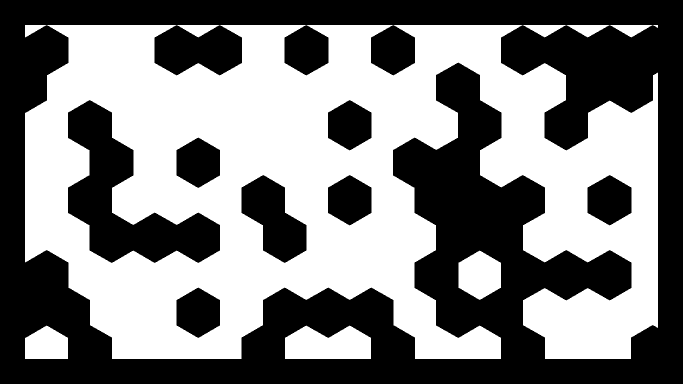
#> input picture HW1-Path Planning/data/map1/map.png, 1366 x 768 px (shown at 1/2 size)
$ python main.py
#> lines starting #> are read from the running program, lines starting #| are printed output that depends on the picture; after the words box and inside, x2 and y2 are one past the last pixel; in counts of white or black regions, pixels touching at a corner belong together
### HW1-Path Planning/path_planning/planner_utils.py
from typing import Iterable

import cv2
import numpy as np
from numpy.typing import NDArray

from .primitives import PathNode


iteration_limit = 1000000

# https://rosettacode.org/wiki/Bitmap/Bresenham%27s_line_algorithm
def bresenham(
    x0:int,
    x1:int,
    y0:int,
    y1:int
) -> list[tuple[int, int]]:
    rec = []
    dx = abs(x1 - x0)
    dy = abs(y1 - y0)
    x, y = x0, y0
    sx = -1 if x0 > x1 else 1
    sy = -1 if y0 > y1 else 1
    if dx > dy:
        err = dx / 2.0
        while x != x1:
            rec.append((x, y))
            err -= dy
            if err < 0:
                y += sy
                err += dx
            x += sx
    else:
        err = dy / 2.0
        while y != y1:
            rec.append((x, y))
            err -= dx
            if err < 0:
                x += sx
                err += dy
            y += sy
    return rec

def world_map_to_occupancy_map(
    world_map:NDArray
) -> NDArray:
    world_map = world_map.copy()
    if len(world_map.shape) >= 3:
        world_map = cv2.cvtColor(world_map, cv2.COLOR_BGR2GRAY)
    world_map = 255 - cv2.dilate(255 - world_map, np.ones((2, 2)))
    return np.where(world_map > 128, 0, 1)

def check_inside_map(
    occupancy_map:NDArray,
    path_node:PathNode
) -> bool:
    height, width = occupancy_map.shape[:2]
    coordinates = path_node.coordinates
    if coordinates.x < 0 or coordinates.x >= width:
        return False
    if coordinates.y < 0 or coordinates.y >= height:
        return False
    return True

def check_collision_free(
    occupancy_map:NDArray,
    source_node:PathNode,
    target_node:PathNode
) -> bool:
    if (
        not check_inside_map(occupancy_map, source_node) or
        not check_inside_map(occupancy_map, target_node)
    ):
        raise RuntimeError()
    source_coordinates = source_node.coordinates
    target_coordinates = target_node.coordinates
    line_pixels = bresenham(
        x0=source_coordinates.x,
        x1=target_coordinates.x,
        y0=source_coordinates.y,
        y1=target_coordinates.y
    )
    for pixel in line_pixels:
        if occupancy_map[pixel[1], pixel[0]] == 1:
            return False
    return True

def calculate_node_distance(
    source_node:PathNode,
    target_node:PathNode
) -> float:
    source_coordinates = source_node.coordinates
    target_coordinates = target_node.coordinates
    return np.hypot(*((target_coordinates - source_coordinates).to_tuple()))

def collect_path(
    goal_node:PathNode
) -> list[PathNode]:
    path:list[PathNode] = []
    path.append(goal_node)
    for _ in range(iteration_limit):
        head = path[0]
        if head.parent is None:
            break
        path.insert(0, head.parent)
    else:
        pass # TODO: timeout
    return path

def visualize_start_goal(
    canvas:NDArray,
    start_node:PathNode,
    goal_node:PathNode
) -> NDArray:
    start_node_style = {
        "radius": 10,
        "color": (0, 0, 255),
        "thickness": -1
    }
    goal_node_style = {
        "radius": 10,
        "color": (0, 255, 0),
        "thickness": -1
    }
    cv2.circle(
        canvas,
        start_node.coordinates.to_tuple(),
        **start_node_style
    )
    cv2.circle(
        canvas,
        goal_node.coordinates.to_tuple(),
        **goal_node_style
    )
    return canvas

def visualize_visited_nodes(
    canvas:NDArray,
    visited_nodes:Iterable[PathNode]
) -> NDArray:
    node_style = {
        "radius": 5,
        "color": (100, 100, 100),
        "thickness": -1
    }
    edge_style = {
        "color": (100, 100, 100),
        "thickness": 2
    }
    for node in visited_nodes:
        cv2.circle(
            canvas,
            node.coordinates.to_tuple(),
            **node_style
        )
        if node.parent is None: continue
        cv2.line(
            canvas,
            node.coordinates.to_tuple(),
            node.parent.coordinates.to_tuple(),
            **edge_style
        )
    return canvas

def visualize_path(
    canvas:NDArray,
    path:list[PathNode]
) -> NDArray:
    node_style = {
        "radius": 5,
        "color": (255, 0, 0),
        "thickness": -1
    }
    edge_style = {
        "color": (255, 0, 0),
        "thickness": 2
    }
    for parent_node, child_node in zip(path[:-1], path[1:]):
        cv2.circle(
            canvas,
            parent_node.coordinates.to_tuple(),
            **node_style
        )
        cv2.line(
            canvas,
            parent_node.coordinates.to_tuple(),
            child_node.coordinates.to_tuple(),
            **edge_style
        )
    return canvas

### HW1-Path Planning/path_planning/planner.py
from abc import abstractmethod
from threading import Event
from typing import final, Iterable

import cv2
import numpy as np
from numpy.typing import NDArray

from .primitives import PathNode, PixelCoordinates
from .planner_utils import world_map_to_occupancy_map


class Planner:
    @final
    def plan(
        self,
        start_coordinates:PixelCoordinates,
        goal_coordinates:PixelCoordinates,
        world_map:NDArray,
        goal_threshold:float,
        iteration_limit:int=1000000,
        *args,
        **kwargs
    ) -> tuple[list[PathNode], set[PathNode]]:
        self.iteration_limit = iteration_limit
        if not isinstance(start_coordinates, PixelCoordinates):
            start_coordinates = PixelCoordinates(*start_coordinates)
        if not isinstance(goal_coordinates, PixelCoordinates):
            goal_coordinates = PixelCoordinates(*goal_coordinates)
        self.start_node = PathNode(coordinates=start_coordinates)
        self.goal_node = PathNode(coordinates=goal_coordinates)
        if len(world_map.shape) < 3:
            world_map = cv2.cvtColor(world_map, cv2.COLOR_GRAY2BGR)
        self.world_map = world_map.copy()
        self.occupancy_map = world_map_to_occupancy_map(world_map)
        self.goal_threshold = goal_threshold
        self.is_done = Event()
        self.planner_specific_init(*args, **kwargs)

        self.preloop()
        for _ in range(self.iteration_limit):
            self.step()
            if self.is_done.is_set(): break
        else:
            pass # timeout
        path, visited_nodes = self.postloop()
        return path, visited_nodes

    @abstractmethod
    def planner_specific_init(self) -> None:
        ...

    @abstractmethod
    def preloop(self) -> None:
        ...

    @abstractmethod
    def step(self) -> None:
        ...

    @abstractmethod
    def postloop(self) -> tuple[list[PathNode], set[PathNode]]:
        ...

### HW1-Path Planning/path_planning/primitives.py
from dataclasses import dataclass


class PixelCoordinates:
    def __init__(self, x:int, y:int):
        self._x = round(x)
        self._y = round(y)

    @property
    def x(self):
        return self._x

    @property
    def y(self):
        return self._y

    def __sub__(self, other):
        if not isinstance(other, PixelCoordinates):
            raise TypeError()
        return PixelVector(
            x=self.x - other.x,
            y=self.y - other.y
        )

    def to_tuple(self):
        return (self.x, self.y)

    def __eq__(self, other):
        if isinstance(other, PixelCoordinates):
            return self.x == other.x and self.y == other.y
        return False

    def __hash__(self):
        return hash((self.x, self.y))

    def __repr__(self):
        return f"PixelCoordinates({self.x}, {self.y})"

class PixelVector(PixelCoordinates):
    # [15 lines left out: functions __add__, __sub__, not called in this run]

    def __repr__(self):
        return f"PixelVector({self.x}, {self.y})"

@dataclass
class PathNode:
    coordinates:PixelCoordinates
    parent:"PathNode"=None
    cost:float=0

    def __eq__(self, other):
        if isinstance(other, PathNode):
            return self.coordinates == other.coordinates
        return False

    def __hash__(self):
        return hash(self.coordinates)

### HW1-Path Planning/your_implementation/a_star_implementation.py

import heapq

import cv2
import numpy as np

from path_planning import *
from path_planning.a_star_planner import AStarPlanner


class AStarImplementation(AStarPlanner):
    # TODO: implement your own version of preloop, step and postloop
    def preloop(self):
        self.open:list[tuple[float, int, PathNode]] = []
        self.open_counter = 0
        self.g:dict[PathNode, float] = {self.start_node: 0.0}
        self.h:dict[PathNode, float] = {
            self.start_node: calculate_node_distance(
                self.start_node,
                self.goal_node
            )
        }
        self.parent:dict[PathNode, PathNode | None] = {self.start_node: None}
        self.closed:set[PathNode] = set()
        self.visited_nodes:set[PathNode] = {self.start_node}
        self.goal_reached = False
        self.goal_node.parent = None
        self.goal_node.cost = 0.0
        self.goal_reached_node:PathNode | None = None

        self.start_node.parent = None
        self.start_node.cost = 0.0
        heapq.heappush(
            self.open,
            (self.h[self.start_node], self.open_counter, self.start_node)
        )
        self.open_counter += 1

    def step(self):
        # to sample neighbor nodes, use self.get_neighbor_nodes(current_node)
        while self.open:
            _, _, current_node = heapq.heappop(self.open)
            if current_node in self.closed:
                continue
            break
        else:
            self.is_done.set()
            return

        self.closed.add(current_node)
        self.visited_nodes.add(current_node)

        if calculate_node_distance(current_node, self.goal_node) <= self.goal_threshold:
            self.goal_reached = True
            self.goal_reached_node = current_node
            self.is_done.set()
            return

        for neighbor_node in self.get_neighbor_nodes(current_node):
            tentative_g = self.g[current_node] + calculate_node_distance(
                current_node,
                neighbor_node
            )

            if neighbor_node in self.g and tentative_g >= self.g[neighbor_node]:
                continue

            self.parent[neighbor_node] = current_node
            self.g[neighbor_node] = tentative_g
            self.h[neighbor_node] = calculate_node_distance(
                neighbor_node,
                self.goal_node
            )
            neighbor_node.parent = current_node
            neighbor_node.cost = tentative_g
            heapq.heappush(
                self.open,
                (
                    tentative_g + self.h[neighbor_node],
                    self.open_counter,
                    neighbor_node
                )
            )
            self.open_counter += 1

    def postloop(self):
        if self.goal_reached and self.goal_reached_node is not None:
            if self.goal_reached_node == self.goal_node:
                self.goal_node.parent = self.goal_reached_node.parent
                self.goal_node.cost = self.goal_reached_node.cost
            else:
                self.goal_node.parent = self.goal_reached_node
                self.goal_node.cost = (
                    self.goal_reached_node.cost +
                    calculate_node_distance(self.goal_reached_node, self.goal_node)
                )
            self.visited_nodes.add(self.goal_node)
            return collect_path(self.goal_node), self.visited_nodes

        return [], self.visited_nodes

### HW1-Path Planning/path_planning/a_star_planner.py

from .primitives import PathNode, PixelCoordinates
from .planner_utils import check_inside_map, check_collision_free
from .planner import Planner


class AStarPlanner(Planner):
    def planner_specific_init(
        self,
        grid_size:int
    ) -> None:
        self.grid_size = grid_size
        self.direction_vectors = [
            (-1, -1), (-1,  0), (-1,  1), ( 0, -1),
            ( 0,  1), ( 1, -1), ( 1,  0), ( 1,  1)
        ]
        self.sampled_nodes:dict[PixelCoordinates, PathNode] = {}

    def get_neighbor_nodes(
        self,
        current_node:PathNode
    ) -> list[PathNode]:
        neighbor_nodes:list[PathNode] = []
        current_coordinates = current_node.coordinates
        for direction_vector in self.direction_vectors:
            direction_x, direction_y = direction_vector
            neighbor_coordinates = PixelCoordinates(
                x=current_coordinates.x + self.grid_size*direction_x,
                y=current_coordinates.y + self.grid_size*direction_y
            )
            sampled_node = self.sampled_nodes.setdefault(
                neighbor_coordinates,
                PathNode(
                    coordinates=neighbor_coordinates,
                )
            )
            if not check_inside_map(
                occupancy_map=self.occupancy_map,
                path_node=sampled_node
            ):
                continue
            if not check_collision_free(
                occupancy_map=self.occupancy_map,
                source_node=current_node,
                target_node=sampled_node
            ):
                continue
            neighbor_nodes.append(sampled_node)
        return neighbor_nodes

### HW1-Path Planning/main.py
import argparse
import random
import json
from pathlib import Path

import cv2

from path_planning import *
from your_implementation import (
    AStarImplementation,
    RRTStarImplementation
)


random.seed(9999)

if __name__ == "__main__":
    parser = argparse.ArgumentParser()
    parser.add_argument(
        "-p",
        "--planner",
        type=str,
        default="a_star",
        help="a_star/rrt_star"
    )
    parser.add_argument(
        "-m",
        "--map",
        type=str,
        default="map1",
        help="the name of the map folder"
    )
    args = parser.parse_args()

    # initialize configs
    map_name = args.map
    map_folder = Path(__file__).parent / "data" / str(map_name)
    if not map_folder.is_dir():
        raise RuntimeError()
    map_path = map_folder / "map.png"
    world_map = cv2.imread(str(map_path))
#> world_map is the input picture: shape (768, 1366, 3); 49.8% white; 10 white regions, largest, box (x1, y1, x2, y2) and area: (50, 50, 1316, 718) 497384, (570, 651, 742, 718) 9387, (917, 501, 1002, 600) 6315
    info_path = map_folder / "info.json"
    with open(info_path, "r") as file:
#> (reads HW1-Path Planning/data/map1/info.json from the repository)
        info:dict[str, list[int]] = json.load(file)
    start_coordinates = info.get("start_coordinates")
    goal_coordinates = info.get("goal_coordinates")

    # initialize planner
    if args.planner == "a_star":
        planner = AStarImplementation()
        planner_argument = {
            "start_coordinates":start_coordinates,
            "goal_coordinates":goal_coordinates,
            "world_map":world_map,
            "goal_threshold":50,
            "grid_size":50,
        }
    elif args.planner == "rrt_star":
        planner = RRTStarImplementation()
        planner_argument = {
            "start_coordinates":start_coordinates,
            "goal_coordinates":goal_coordinates,
            "world_map":world_map,
            "goal_threshold":50,
            "step_size":50,
            "search_radius":200,
        }
    else:
        raise RuntimeError()

    # plan
    path, vidited_nodes = planner.plan(**planner_argument)
#> in world_map_to_occupancy_map, `world_map = 255 - cv2.dilate(255 - world_map, np.ones((2, 2)))`:
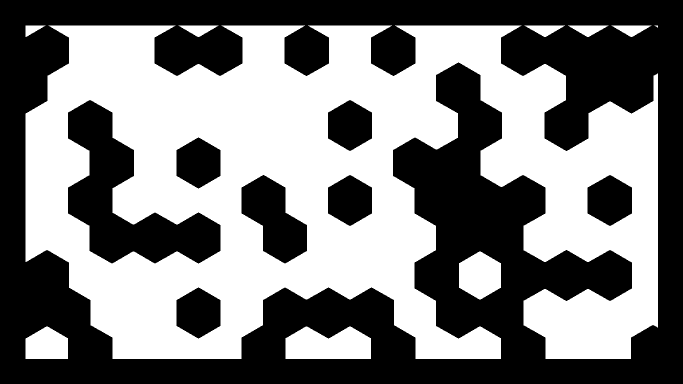
#> world_map: shape (768, 1366) (shown at 1/2 size); 49.1% white; 10 white regions (1 under 20 px), largest, box (x1, y1, x2, y2) and area: (51, 51, 1316, 718) 490857, (571, 653, 742, 718) 9124, (918, 503, 1002, 599) 6132

    # visualization
    visualization = visualize_start_goal(
        world_map.copy(),
        PathNode(PixelCoordinates(*start_coordinates)),
        PathNode(PixelCoordinates(*goal_coordinates))
    )
#> in visualize_start_goal, `cv2.circle( canvas, goal_node.coordinates.to_tuple(), **goal_node_styl..`: canvas: shape (768, 1366, 3); mean of channels 0, 1, 2 126.9, 127, 127
    visualization = visualize_visited_nodes(visualization, vidited_nodes)
#> after the loop in visualize_visited_nodes, `for node in visited_nodes:`:
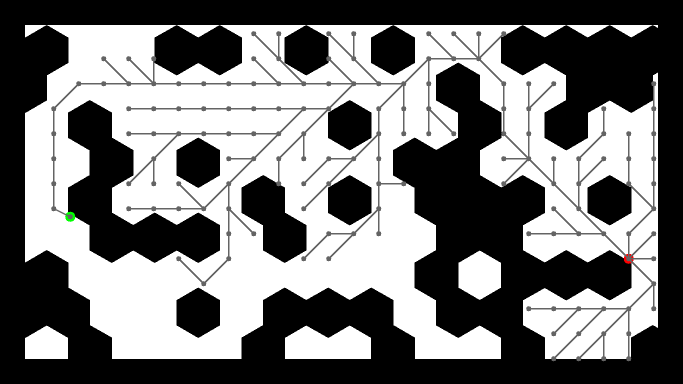
#> canvas: shape (768, 1366, 3) (shown at 1/2 size); mean of channels 0, 1, 2 121.9, 122, 121.9; drawn as B, G, R
    visualization = visualize_path(visualization, path)
#> the loop in visualize_path, `for parent_node, child_node in zip(path[:-1], path[1:]):` made 30 passes
#> after the loop in visualize_path, `for parent_node, child_node in zip(path[:-1], path[1:]):`:
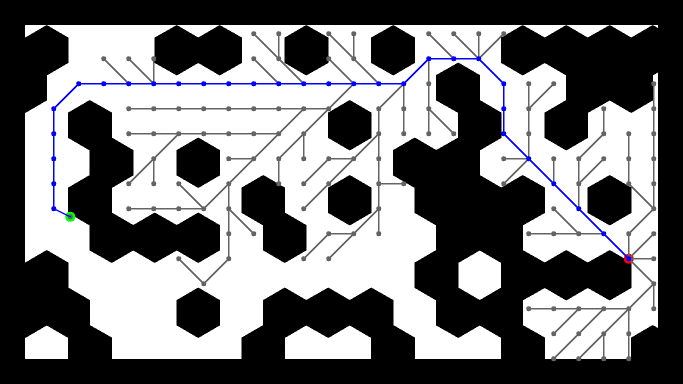
#> canvas: shape (768, 1366, 3) (shown at 1/2 size); 0.64% of pixels changed, all inside (x1, y1, x2, y2) = (102, 112, 1263, 523); drawn as B, G, R
    cv2.imshow("", visualization)
    cv2.waitKey(0)
    cv2.destroyAllWindows()
